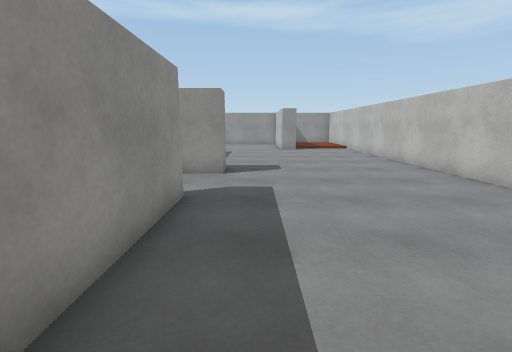
[1] (above)

22 first-person views from a walk through a Unity game level. The camera is 1.4 m above the floor, tilts 10° down and sees 85° across. The floor is counted in squares, 1 m on a side. Each view is taken from the middle of a square. On the plan, view 1 faces up. The plan holds only what a view shows up to about 14 squares ahead; the rest is blank. The place goes on beyond the plan. Surface patterns are stand-ins for the level's own textures.

[2]
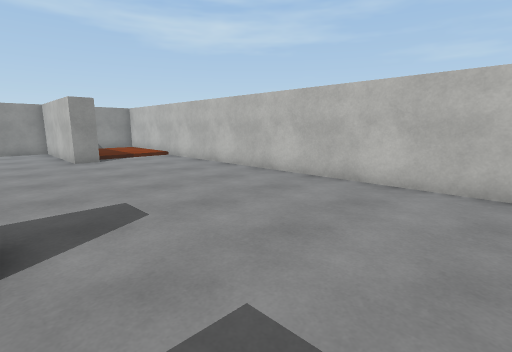

[3]
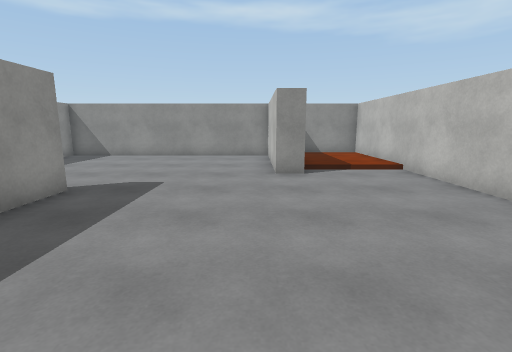

[4]
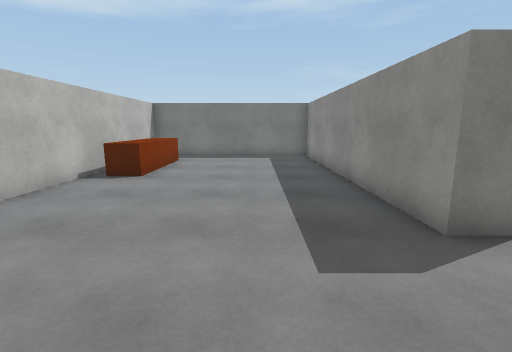

[5]
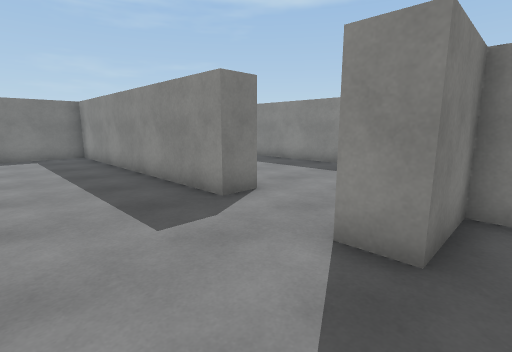

[6]
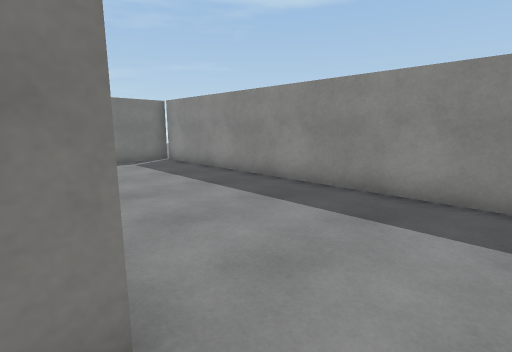

[7]
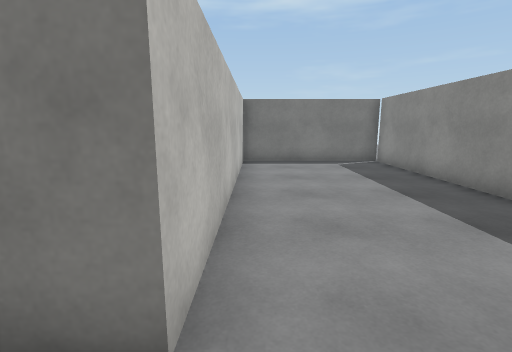

[8]
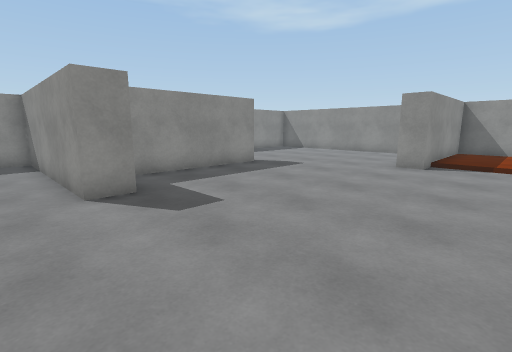

[9]
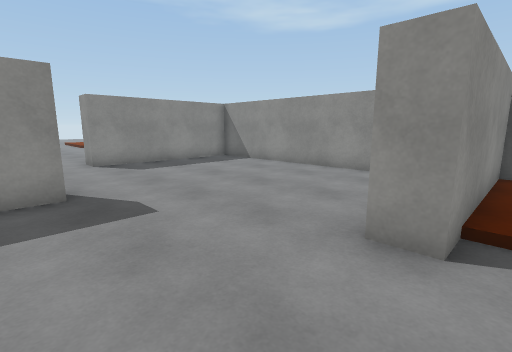

[10]
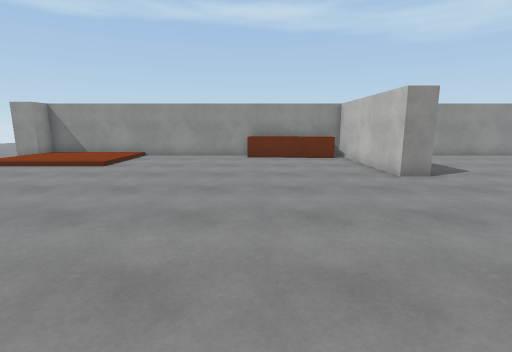

[11]
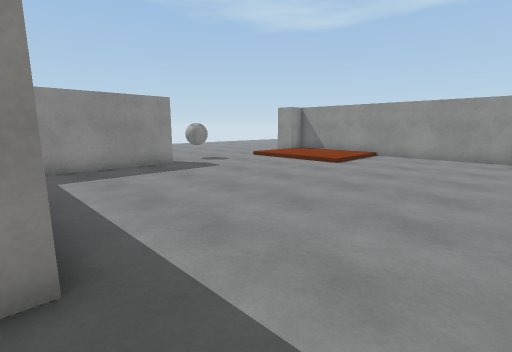

[12]
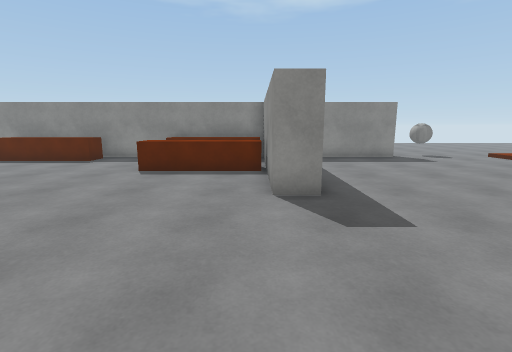

[13]
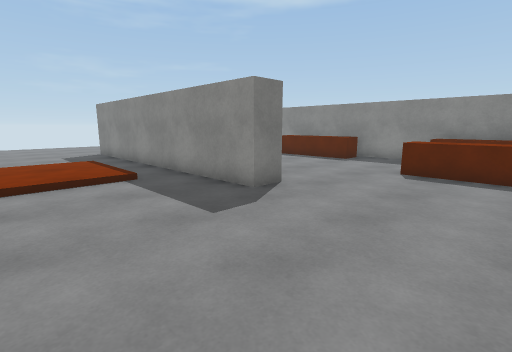

[14]
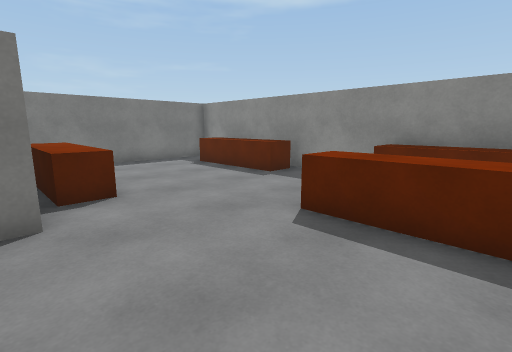

[15]
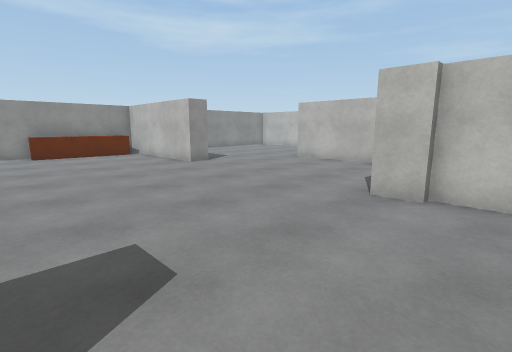

[16]
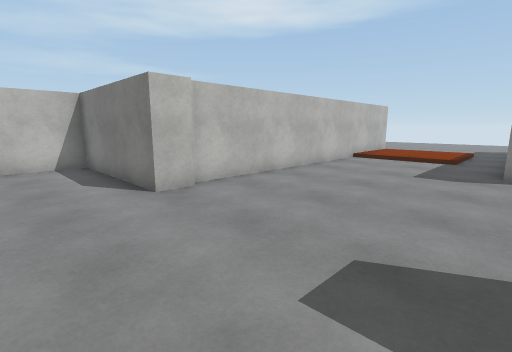

[17]
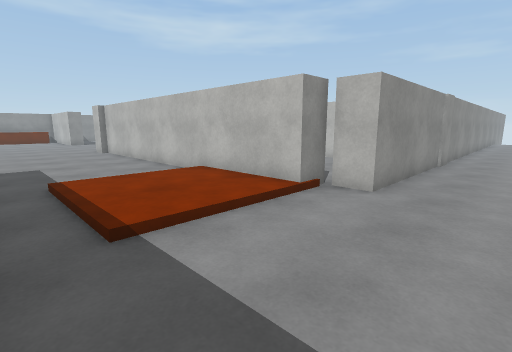

[18]
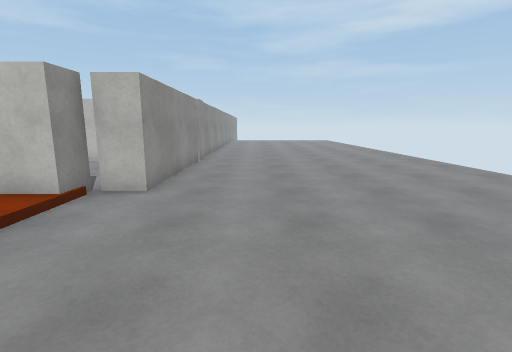

[19]
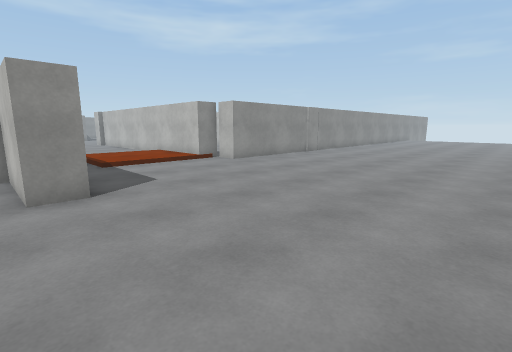

[20]
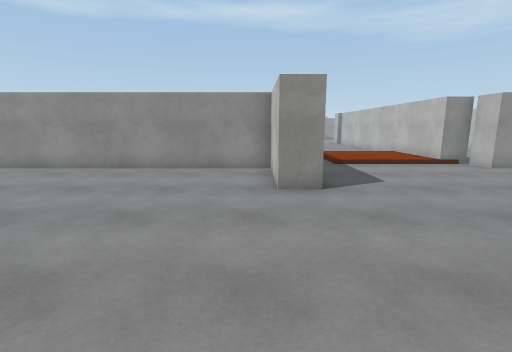

[21]
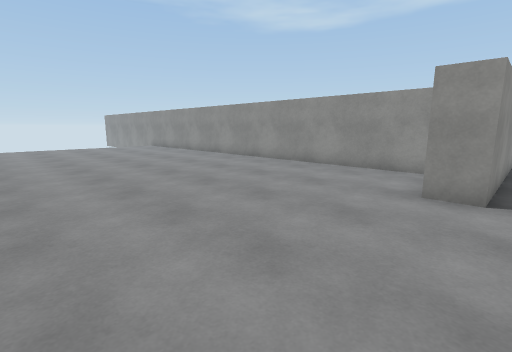

[22]
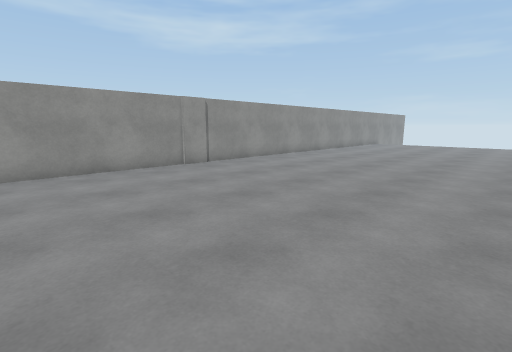

### Floor plan
Key: @ floor where view 1 was taken; # wall or solid block; . main floor; : floor 0.25 m higher than the main floor; / step, stairs or slope; ^ raised ledge; B ball.
Columns run from 24 left of view 1 to 10 right of it. Each row starts with its distance up from view 1.
 23  ##############################
 22 ##::::.....^^^^##.........#:::#
 21  /::::.........##.........#:::#
 20  /::::.........##.........#:::#
 19 ./////.........##.........#:::#
 18 ...............##.........#///#
 17 B..............##.............#
 16 B.............................#
 15 ....................##........#
 14  #..................##........#
 13  #..................##........#
 12  #..................##........#
 11  #..................##........#
 10  #..................##........#
  9  #      #......#########......#
  8  #^#^^###......#########......#
  7  #^ ^^.........##.............#
  6  #^ ^^.........##.............#
  5  #^ ^^.........##.....#.......#
  4  #^ .^.........##.....#.......#
  3  #.............##.....#.......#
  2  #.......#.....##.....#.......#
  1  #^....^^#.....##.....#......^#
  0  #^....^^#.....##.....#.@...^^#
 -1  #^....^^#./:::##.....#.....^^#
 -2  #^....^^#./:::##.....#.....^^#
 -3  #^....  #./:::##.....#...... #
 -4  #....   #./:::##.....#...... #
 -5  #########......###############
 -6 ##########...................
 -7 .........#...................
 -8 .........#....................
 -9 ...............................
-10 ................................
-11 .................................
-12 ..................................
-13 ...................................
-14 ...................................
-15 ......... ..................

Where each view was taken, in squares from view 1:
view 1: 0 up, 0 right, facing up
view 2: 5 up, 1 left, facing up-right
view 3: 9 up, 1 right, facing up
view 4: 9 up, 1 right, facing down
view 5: 10 up, 2 right, facing down-left
view 6: 7 up, 2 left, facing down-left
view 7: 7 up, 3 left, facing down
view 8: 7 up, 5 right, facing up-left
view 9: 14 up, 3 right, facing up-left
view 10: 9 up, 13 left, facing up
view 11: 9 up, 13 left, facing up-left
view 12: 8 up, 10 left, facing left
view 13: 7 up, 10 left, facing down-left
view 14: 7 up, 15 left, facing down-left
view 15: 7 up, 15 left, facing up-right
view 16: 12 up, 15 left, facing down-right
view 17: 8 down, 14 left, facing up-right
view 18: 8 down, 14 left, facing right
view 19: 15 down, 16 left, facing up-right
view 20: 15 down, 16 left, facing up
view 21: 15 down, 14 left, facing up-left
view 22: 15 down, 8 left, facing up-right
